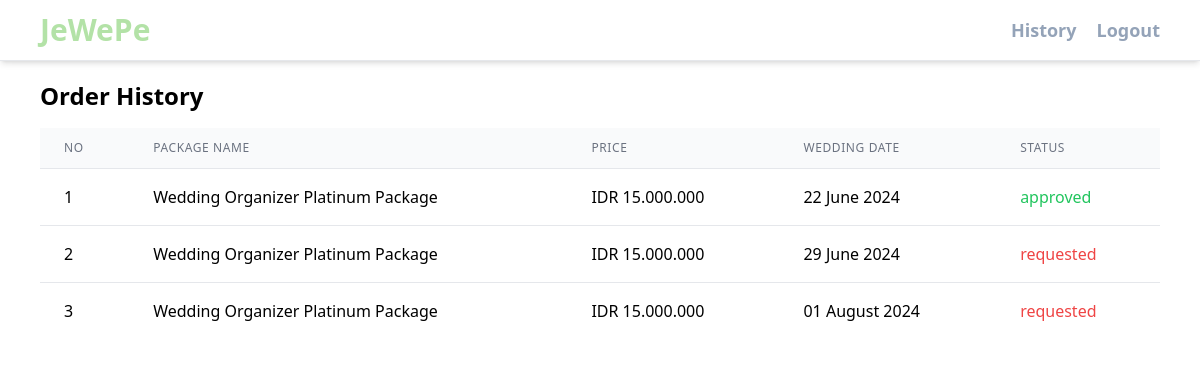
Page /history.php (signed in) on the committed database.
### tables this page shows
CREATE TABLE `tb_order` (
  `order_id` int(11) NOT NULL,
  `service_id` int(11) NOT NULL,
  `user_id` int(5) NOT NULL,
  `wedding_date` date NOT NULL,
  `status` enum('requested','approved','rejected') NOT NULL DEFAULT 'requested',
  `created_at` datetime NOT NULL,
  `updated_at` datetime NOT NULL
);

CREATE TABLE `tb_services` (
  `service_id` int(11) NOT NULL,
  `image` varchar(100) NOT NULL,
  `package_name` varchar(256) NOT NULL,
  `description` text NOT NULL,
  `price` int(11) NOT NULL,
  `status_publish` tinyint(1) NOT NULL,
  `created_at` datetime NOT NULL,
  `updated_at` datetime NOT NULL
);

### history.php (the view, shortened to what this page needs)
<?php
include('./config.php');
$user_id = $_SESSION['user_id'];
$sql = "SELECT o.*, s.package_name, s.price
        FROM tb_order o
        JOIN tb_services s ON o.service_id = s.service_id
        WHERE o.user_id = ?";
$stmt = $conn->prepare($sql);
$stmt->bind_param("i", $user_id);
$stmt->execute();
$result = $stmt->get_result();
?>
<!DOCTYPE html>
<html lang="en">
<head>
    <script src="https://cdn.tailwindcss.com"></script>
</head>
<body>
    <div class="w-full flex items-center px-10 py-3 bg-white border-b shadow-md fixed z-10">
        <a href="index.php" class="font-bold text-3xl text-[#B3E2A7]">JeWePe</a>
         <?php if (isset($_SESSION['user_id'])): ?>
            <div class="ml-auto flex gap-5">
                <a href="history.php" class="text-slate-400 hover:text-[#B3E2A7] font-semibold text-lg">History</a>
                <a href="logout.php" class="text-slate-400 hover:text-[#B3E2A7] font-semibold text-lg">Logout</a>
            </div>
        <?php else: ?>
            <div class="ml-auto">
                <a href="login.php" class="text-slate-400 hover:text-[#B3E2A7] font-semibold text-lg">Login</a>
            </div>
        <?php endif; ?>
    </div>
    <div class="mx-auto pt-20 px-10">
        <h2 class="text-2xl font-bold mb-4">Order History</h2>
        <table class="min-w-full divide-y divide-gray-200">
            <thead class="bg-gray-50">
                <tr>
                    <th class="px-6 py-3 text-left text-xs font-medium text-gray-500 uppercase tracking-wider">No</th>
                    <th class="px-6 py-3 text-left text-xs font-medium text-gray-500 uppercase tracking-wider">Package Name</th>
                    <th class="px-6 py-3 text-left text-xs font-medium text-gray-500 uppercase tracking-wider">Price</th>
                    <th class="px-6 py-3 text-left text-xs font-medium text-gray-500 uppercase tracking-wider">Wedding Date</th>
                    <th class="px-6 py-3 text-left text-xs font-medium text-gray-500 uppercase tracking-wider">Status</th>
                </tr>
            </thead>
            <tbody class="bg-white divide-y divide-gray-200">
            <?php
                $index = 0;
                while ($row = $result->fetch_assoc()) {
                    $index++;
                    echo "<tr>";
                    echo "<td class='px-6 py-4 whitespace-nowrap'>" . $index . "</td>";
                    echo "<td class='px-6 py-4 whitespace-nowrap'>" . htmlspecialchars($row['package_name']) . "</td>";
                    echo "<td class='px-6 py-4 whitespace-nowrap'>IDR " . number_format($row['price'], 0, ',', '.') . "</td>";
                    echo "<td class='px-6 py-4 whitespace-nowrap'>" . date('d F Y', strtotime($row["wedding_date"])) . "</td>";
                    echo "<td class='px-6 py-4 whitespace-nowrap font-medium " .
                    ($row['status'] === "requested" ? "text-red-500" :
                    ($row['status'] === "approved" ? "text-green-500" : "text-slate-400")) .
                    "'>" . htmlspecialchars($row['status']) . "</td>";
                    echo "</tr>";
                }
                ?>
            </tbody>
        </table>
    </div>
</body>
</html>

### rows in the picture
tb_order: service.package_name "Wedding Organizer Platinum Package", service.price "15.000.000", wedding_date "22 June 2024", status "approved"
tb_order: service.package_name "Wedding Organizer Platinum Package", service.price "15.000.000", wedding_date "29 June 2024", status "requested"
tb_order: service.package_name "Wedding Organizer Platinum Package", service.price "15.000.000", wedding_date "01 August 2024", status "requested"
